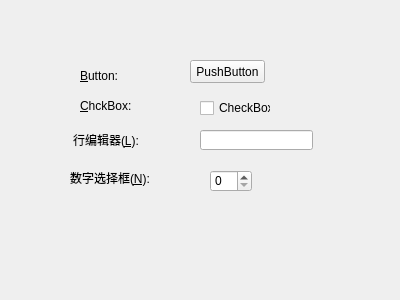
<?xml version="1.0" encoding="UTF-8"?>
<ui version="4.0">
 <class>myWidget</class>
 <widget class="QWidget" name="myWidget">
  <property name="geometry">
   <rect>
    <x>0</x>
    <y>0</y>
    <width>400</width>
    <height>300</height>
   </rect>
  </property>
  <property name="windowTitle">
   <string>myWidget</string>
  </property>
  <widget class="QLabel" name="label">
   <property name="geometry">
    <rect>
     <x>80</x>
     <y>70</y>
     <width>54</width>
     <height>12</height>
    </rect>
   </property>
   <property name="text">
    <string>&amp;Button:</string>
   </property>
   <property name="buddy">
    <cstring>pushButton</cstring>
   </property>
  </widget>
  <widget class="QLabel" name="label_2">
   <property name="geometry">
    <rect>
     <x>80</x>
     <y>100</y>
     <width>54</width>
     <height>12</height>
    </rect>
   </property>
   <property name="text">
    <string>&amp;ChckBox:</string>
   </property>
   <property name="buddy">
    <cstring>checkBox</cstring>
   </property>
  </widget>
  <widget class="QLabel" name="label_3">
   <property name="geometry">
    <rect>
     <x>73</x>
     <y>130</y>
     <width>71</width>
     <height>20</height>
    </rect>
   </property>
   <property name="text">
    <string>行编辑器(&amp;L):</string>
   </property>
   <property name="buddy">
    <cstring>lineEdit</cstring>
   </property>
  </widget>
  <widget class="QLabel" name="label_4">
   <property name="geometry">
    <rect>
     <x>70</x>
     <y>170</y>
     <width>91</width>
     <height>16</height>
    </rect>
   </property>
   <property name="text">
    <string>数字选择框(&amp;N):</string>
   </property>
   <property name="buddy">
    <cstring>spinBox</cstring>
   </property>
  </widget>
  <widget class="QPushButton" name="pushButton">
   <property name="geometry">
    <rect>
     <x>190</x>
     <y>60</y>
     <width>75</width>
     <height>23</height>
    </rect>
   </property>
   <property name="text">
    <string>PushButton</string>
   </property>
  </widget>
  <widget class="QCheckBox" name="checkBox">
   <property name="geometry">
    <rect>
     <x>200</x>
     <y>100</y>
     <width>71</width>
     <height>16</height>
    </rect>
   </property>
   <property name="text">
    <string>CheckBox</string>
   </property>
  </widget>
  <widget class="QLineEdit" name="lineEdit">
   <property name="geometry">
    <rect>
     <x>200</x>
     <y>130</y>
     <width>113</width>
     <height>20</height>
    </rect>
   </property>
  </widget>
  <widget class="QSpinBox" name="spinBox">
   <property name="geometry">
    <rect>
     <x>210</x>
     <y>170</y>
     <width>42</width>
     <height>22</height>
    </rect>
   </property>
  </widget>
 </widget>
 <layoutdefault spacing="6" margin="11"/>
 <tabstops>
  <tabstop>pushButton</tabstop>
  <tabstop>checkBox</tabstop>
  <tabstop>lineEdit</tabstop>
  <tabstop>spinBox</tabstop>
 </tabstops>
 <resources/>
 <connections/>
</ui>
